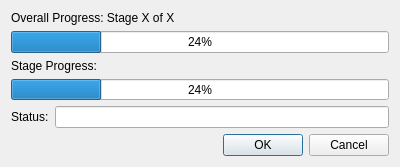
<?xml version="1.0" encoding="UTF-8"?>
<ui version="4.0">
 <class>ScriptedPhotoScanDialog</class>
 <widget class="QDialog" name="ScriptedPhotoScanDialog">
  <property name="geometry">
   <rect>
    <x>0</x>
    <y>0</y>
    <width>400</width>
    <height>167</height>
   </rect>
  </property>
  <property name="minimumSize">
   <size>
    <width>400</width>
    <height>167</height>
   </size>
  </property>
  <property name="windowTitle">
   <string>PhotoScan Progress</string>
  </property>
  <layout class="QVBoxLayout" name="verticalLayout">
   <item>
    <widget class="QLabel" name="label_2">
     <property name="text">
      <string>Overall Progress: Stage X of X</string>
     </property>
    </widget>
   </item>
   <item>
    <widget class="QProgressBar" name="progressBar">
     <property name="value">
      <number>24</number>
     </property>
    </widget>
   </item>
   <item>
    <widget class="QLabel" name="label">
     <property name="text">
      <string>Stage Progress:</string>
     </property>
    </widget>
   </item>
   <item>
    <widget class="QProgressBar" name="progressBar_2">
     <property name="value">
      <number>24</number>
     </property>
    </widget>
   </item>
   <item>
    <layout class="QHBoxLayout" name="horizontalLayout">
     <property name="leftMargin">
      <number>0</number>
     </property>
     <property name="topMargin">
      <number>0</number>
     </property>
     <property name="rightMargin">
      <number>0</number>
     </property>
     <property name="bottomMargin">
      <number>0</number>
     </property>
     <item>
      <widget class="QLabel" name="label_3">
       <property name="text">
        <string>Status:</string>
       </property>
       <property name="buddy">
        <cstring>psStatusLineEdit</cstring>
       </property>
      </widget>
     </item>
     <item>
      <widget class="QLineEdit" name="psStatusLineEdit">
       <property name="enabled">
        <bool>true</bool>
       </property>
       <property name="readOnly">
        <bool>true</bool>
       </property>
      </widget>
     </item>
    </layout>
   </item>
   <item>
    <spacer name="verticalSpacer">
     <property name="orientation">
      <enum>Qt::Vertical</enum>
     </property>
     <property name="sizeHint" stdset="0">
      <size>
       <width>20</width>
       <height>40</height>
      </size>
     </property>
    </spacer>
   </item>
   <item>
    <widget class="QDialogButtonBox" name="buttonBox">
     <property name="orientation">
      <enum>Qt::Horizontal</enum>
     </property>
     <property name="standardButtons">
      <set>QDialogButtonBox::Cancel|QDialogButtonBox::Ok</set>
     </property>
    </widget>
   </item>
  </layout>
 </widget>
 <resources/>
 <connections>
  <connection>
   <sender>buttonBox</sender>
   <signal>accepted()</signal>
   <receiver>ScriptedPhotoScanDialog</receiver>
   <slot>accept()</slot>
   <hints>
    <hint type="sourcelabel">
     <x>227</x>
     <y>149</y>
    </hint>
    <hint type="destinationlabel">
     <x>157</x>
     <y>166</y>
    </hint>
   </hints>
  </connection>
  <connection>
   <sender>buttonBox</sender>
   <signal>rejected()</signal>
   <receiver>ScriptedPhotoScanDialog</receiver>
   <slot>reject()</slot>
   <hints>
    <hint type="sourcelabel">
     <x>295</x>
     <y>155</y>
    </hint>
    <hint type="destinationlabel">
     <x>286</x>
     <y>166</y>
    </hint>
   </hints>
  </connection>
 </connections>
</ui>
